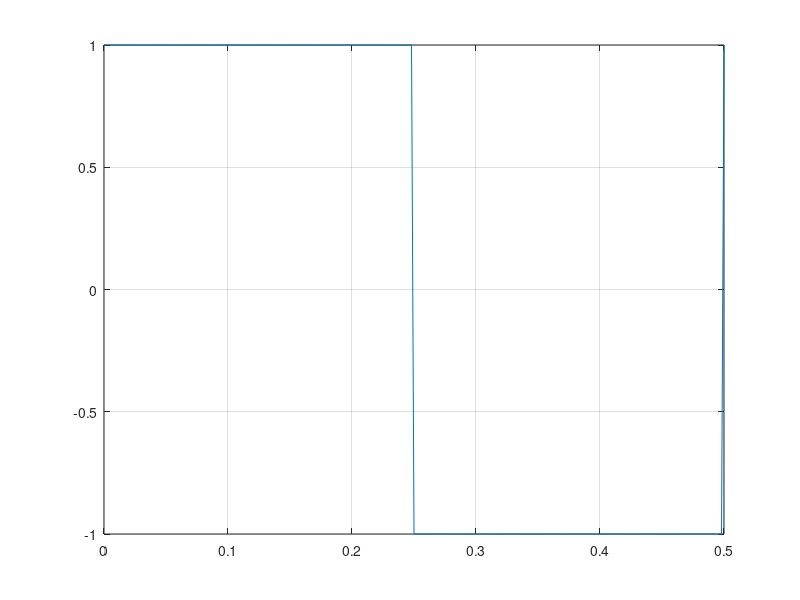
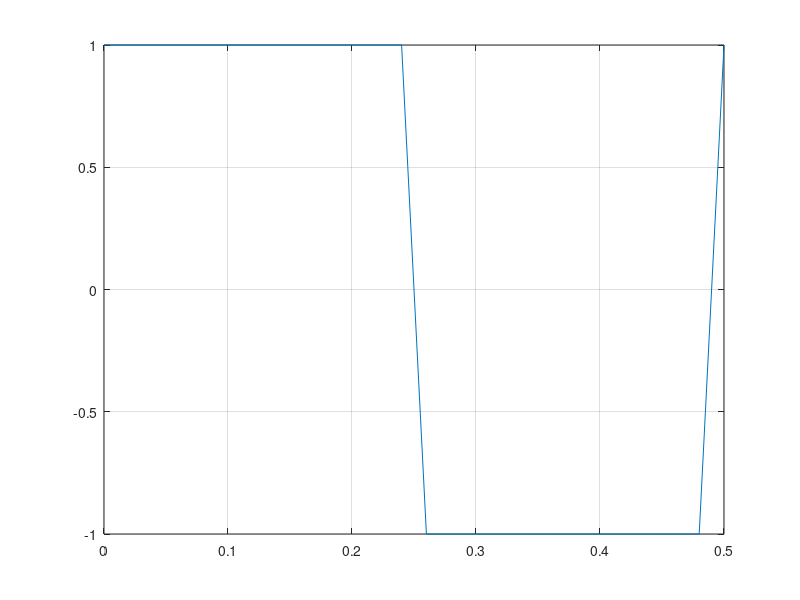
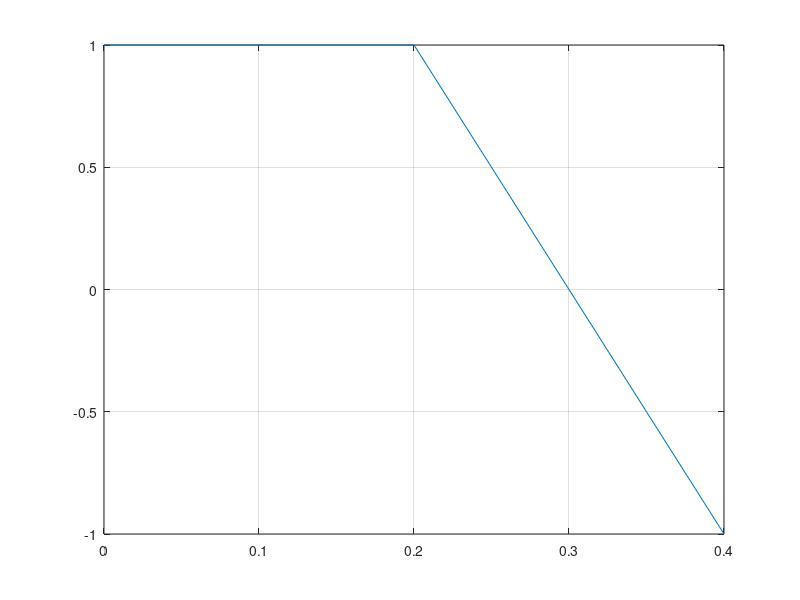

MATLAB code to generate these figures, in order:
clear all;
close all;
clc;
T = 0.5;  %definim perioada semnalului 0.5 secunde
F= 1/T;   %calculam frecventa semnalului

t1=0:0.002:T;
t2=0:0.02:T;
t3=0:0.2:T;

s1 = square(2*pi*F*t1, 50); %calculam semnalul dreptunghiular s1 cu factor de umplere 50%
figure (1)
plot(t1,s1),grid   %reprezentam semnalul s1 in functie de t1

s2 = square(2*pi*F*t2, 50);
figure (2)
plot(t2,s2),grid 

s3 = square(2*pi*F*t3, 50)
figure (3)
plot(t3,s3),grid 


